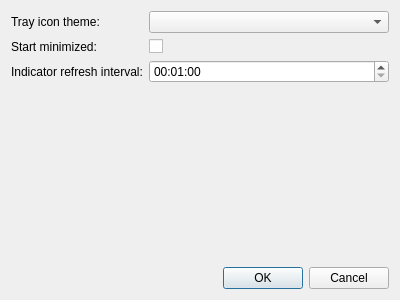
<?xml version="1.0" encoding="UTF-8"?>
<ui version="4.0">
 <class>settings</class>
 <widget class="QDialog" name="settings">
  <property name="geometry">
   <rect>
    <x>0</x>
    <y>0</y>
    <width>400</width>
    <height>300</height>
   </rect>
  </property>
  <property name="windowTitle">
   <string>Settings</string>
  </property>
  <layout class="QVBoxLayout" name="verticalLayout">
   <item>
    <layout class="QFormLayout" name="formLayout">
     <item row="0" column="0">
      <widget class="QLabel" name="trayThemeText">
       <property name="text">
        <string>Tray icon theme:</string>
       </property>
      </widget>
     </item>
     <item row="0" column="1">
      <widget class="QComboBox" name="trayThemeCB"/>
     </item>
     <item row="1" column="0">
      <widget class="QLabel" name="label">
       <property name="text">
        <string>Start minimized:</string>
       </property>
      </widget>
     </item>
     <item row="1" column="1">
      <widget class="QCheckBox" name="startMinimizedCB">
       <property name="text">
        <string/>
       </property>
      </widget>
     </item>
     <item row="2" column="0">
      <widget class="QLabel" name="label_2">
       <property name="text">
        <string>Indicator refresh interval:</string>
       </property>
      </widget>
     </item>
     <item row="2" column="1">
      <widget class="QTimeEdit" name="stockRefreshIntervalTE">
       <property name="toolTip">
        <string>Set 0 sec to prevent indicator refresh</string>
       </property>
       <property name="currentSection">
        <enum>QDateTimeEdit::SecondSection</enum>
       </property>
       <property name="displayFormat">
        <string>HH:mm:ss</string>
       </property>
       <property name="time">
        <time>
         <hour>0</hour>
         <minute>1</minute>
         <second>0</second>
        </time>
       </property>
      </widget>
     </item>
    </layout>
   </item>
   <item>
    <widget class="QDialogButtonBox" name="buttonBox">
     <property name="orientation">
      <enum>Qt::Horizontal</enum>
     </property>
     <property name="standardButtons">
      <set>QDialogButtonBox::Cancel|QDialogButtonBox::Ok</set>
     </property>
    </widget>
   </item>
  </layout>
 </widget>
 <resources/>
 <connections>
  <connection>
   <sender>buttonBox</sender>
   <signal>accepted()</signal>
   <receiver>settings</receiver>
   <slot>accept()</slot>
   <hints>
    <hint type="sourcelabel">
     <x>248</x>
     <y>254</y>
    </hint>
    <hint type="destinationlabel">
     <x>157</x>
     <y>274</y>
    </hint>
   </hints>
  </connection>
  <connection>
   <sender>buttonBox</sender>
   <signal>rejected()</signal>
   <receiver>settings</receiver>
   <slot>reject()</slot>
   <hints>
    <hint type="sourcelabel">
     <x>316</x>
     <y>260</y>
    </hint>
    <hint type="destinationlabel">
     <x>286</x>
     <y>274</y>
    </hint>
   </hints>
  </connection>
 </connections>
</ui>
